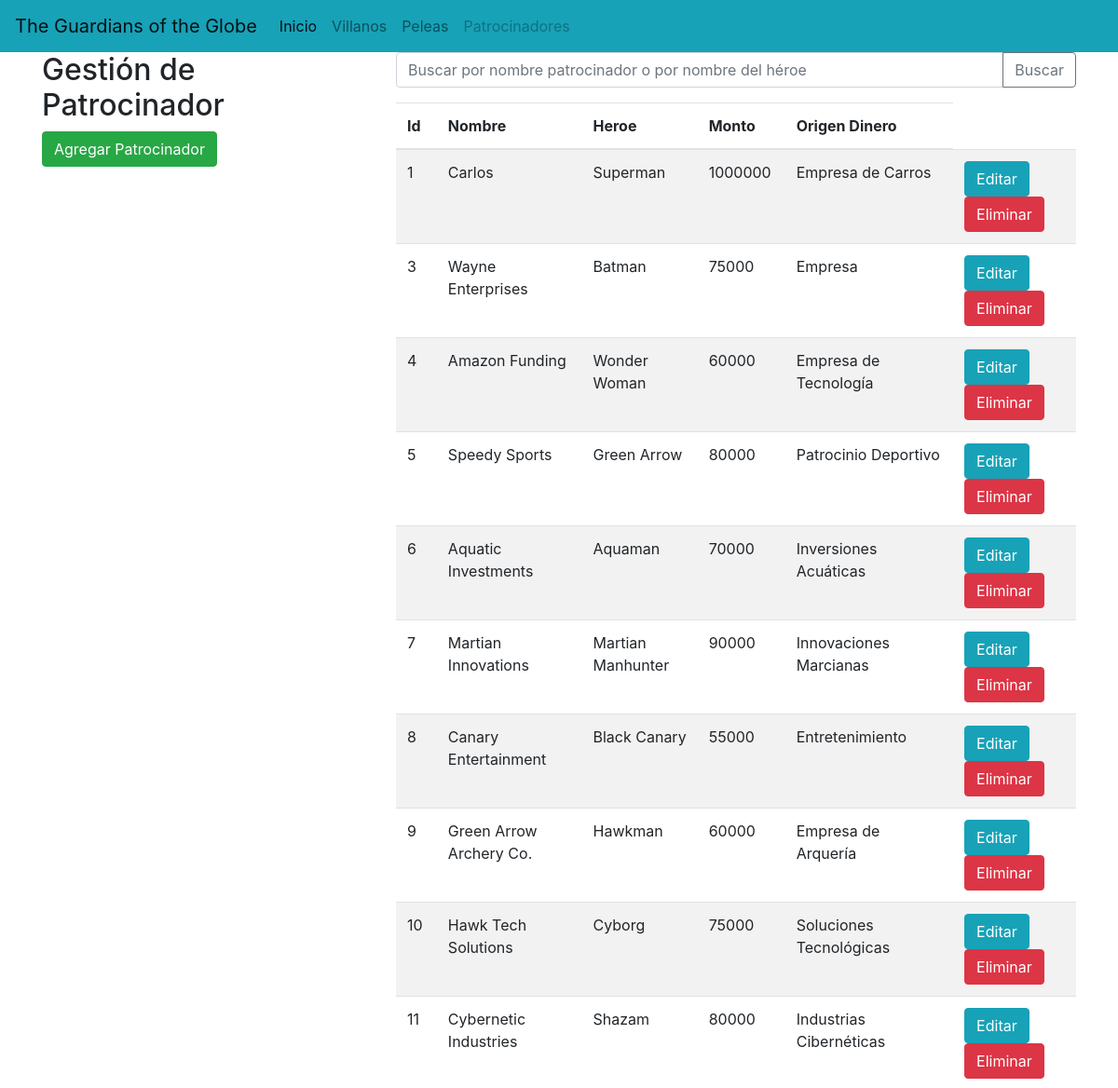
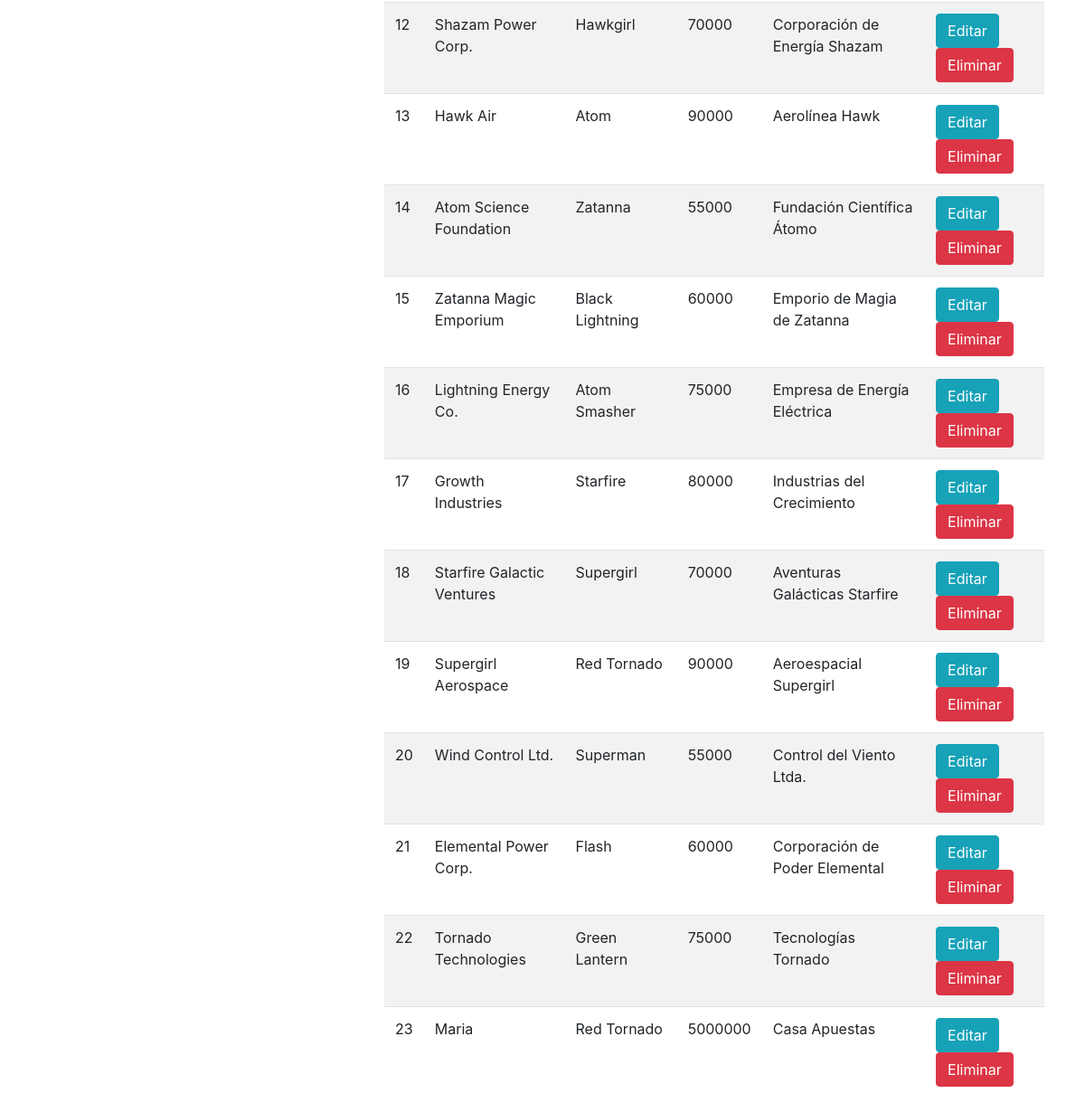
/gestionPatrocinador/, run on the app's committed database (2 pictures, top to bottom).
### Aplicaciones/reto/models.py (models this page shows)
class Patrocinador(models.Model):
    id_patrocinador = models.AutoField(primary_key=True)
    nombre = models.CharField(max_length=100)
    id_heroe = models.ForeignKey(Heroe, on_delete=models.CASCADE)
    monto = models.PositiveSmallIntegerField(null=True)
    origenDinero = models.CharField(max_length=100)

class Heroe(models.Model):
    id_heroe = models.AutoField(primary_key=True)
    nombre = models.CharField(max_length=100)
    edad = models.PositiveSmallIntegerField(null=True)
    origen = models.CharField(max_length=100)
    habilidades = models.TextField(blank=True)
    debilidad = models.TextField(blank=True)

### Aplicaciones/reto/views.py (the view)
# urls.py: path('gestionPatrocinador/', views.gestion_patrocinador, name='gestion_patrocinador'),
def gestion_patrocinador(request):
    patrocinadores = Patrocinador.objects.all()
    return render(request, "gestionPatrocinador.html", {"patrocinador": patrocinadores})

### Aplicaciones/reto/templates/gestionPatrocinador.html (shortened to what this page needs)
{% extends "base.html" %}
{% block body %}
<div class="row">
    <div class="col-12 col-md-6 col-lg-4">
        <h2>Gestión de Patrocinador</h2>
        <button class="btn btn-success" data-toggle="modal" data-target="#patrocinadorModal">Agregar Patrocinador</button>
    </div>
    <div class="col-12 col-md-6 col-lg-8">
        <form method="get" action="{% url 'buscarPatrocinador' %}">
            <div class="input-group mb-3">
                <input type="text" class="form-control" placeholder="Buscar por nombre patrocinador o por nombre del héroe" name="q" id="searchInput" value="{{ request.GET.q }}">
                <div class="input-group-append">
                    <button class="btn btn-outline-secondary" type="submit">Buscar</button>
                </div>
            </div>
        </form>
        <div class="table-responsive">
            <table class="table table-striped">
                <thead>
                    <tr>
                        <th>Id</th>
                        <th>Nombre</th>
                        <th>Heroe</th>
                        <th>Monto</th>
                        <th>Origen Dinero</th>
                    </tr>
                </thead>
                <tbody>
                    {% if resultados_busqueda %}
                        {% for p in resultados_busqueda %}
                            <tr>
                                <td>{{ p.id_patrocinador }}</td>
                                <td>{{ p.nombre }}</td>
                                <td>{{ p.id_heroe.nombre }}</td>
                                <td>{{ p.monto }}</td>
                                <td>{{ p.origenDinero }}</td>
                                <td>
                                    <a href="#" class="btn btn-info" data-toggle="modal" data-target="#editarPatrocinadorModal{{ p.id_patrocinador }}">Editar</a>
                                    <a href="{% url 'eliminar_patrocinador' p.id_patrocinador %}" class="btn btn-danger">Eliminar</a>
                                </td>
                            </tr>
                        {% endfor %}
                    {% else %}
                        {% for p in patrocinador %}
                            <tr>
                                <td>{{ p.id_patrocinador }}</td>
                                <td>{{ p.nombre }}</td>
                                <td>{{ p.id_heroe.nombre }}</td>
                                <td>{{ p.monto }}</td>
                                <td>{{ p.origenDinero }}</td>
                                <td>
                                    <a href="#" class="btn btn-info" data-toggle="modal" data-target="#editarPatrocinadorModal{{ p.id_patrocinador }}">Editar</a>
                                    <a href="{% url 'eliminar_patrocinador' p.id_patrocinador %}" class="btn btn-danger">Eliminar</a>
                                </td>
                            </tr>
                        {% endfor %}
                    {% endif %}
                </tbody>
            </table>
        </div>
    </div>
</div>
{% endblock %}

### data on the page
Patrocinador: id_patrocinador "1", nombre "Carlos", id_heroe.nombre "Superman", monto "1000000", origenDinero "Empresa de Carros"
Patrocinador: id_patrocinador "3", nombre "Wayne Enterprises", id_heroe.nombre "Batman", monto "75000", origenDinero "Empresa"
Patrocinador: id_patrocinador "4", nombre "Amazon Funding", id_heroe.nombre "Wonder Woman", monto "60000", origenDinero "Empresa de Tecnología"
Patrocinador: id_patrocinador "5", nombre "Speedy Sports", id_heroe.nombre "Green Arrow", monto "80000", origenDinero "Patrocinio Deportivo"
Patrocinador: id_patrocinador "6", nombre "Aquatic Investments", id_heroe.nombre "Aquaman", monto "70000", origenDinero "Inversiones Acuáticas"
Patrocinador: id_patrocinador "7", nombre "Martian Innovations", id_heroe.nombre "Martian Manhunter", monto "90000", origenDinero "Innovaciones Marcianas"
Patrocinador: id_patrocinador "8", nombre "Canary Entertainment", id_heroe.nombre "Black Canary", monto "55000", origenDinero "Entretenimiento"
Patrocinador: id_patrocinador "9", nombre "Green Arrow Archery Co.", id_heroe.nombre "Hawkman", monto "60000", origenDinero "Empresa de Arquería"
Patrocinador: id_patrocinador "10", nombre "Hawk Tech Solutions", id_heroe.nombre "Cyborg", monto "75000", origenDinero "Soluciones Tecnológicas"
Patrocinador: id_patrocinador "11", nombre "Cybernetic Industries", id_heroe.nombre "Shazam", monto "80000", origenDinero "Industrias Cibernéticas"
Patrocinador: id_patrocinador "12", nombre "Shazam Power Corp.", id_heroe.nombre "Hawkgirl", monto "70000", origenDinero "Corporación de Energía Shazam"
Patrocinador: id_patrocinador "13", nombre "Hawk Air", id_heroe.nombre "Atom", monto "90000", origenDinero "Aerolínea Hawk"
Patrocinador: id_patrocinador "14", nombre "Atom Science Foundation", id_heroe.nombre "Zatanna", monto "55000", origenDinero "Fundación Científica Átomo"
Patrocinador: id_patrocinador "15", nombre "Zatanna Magic Emporium", id_heroe.nombre "Black Lightning", monto "60000", origenDinero "Emporio de Magia de Zatanna"
Patrocinador: id_patrocinador "16", nombre "Lightning Energy Co.", id_heroe.nombre "Atom Smasher", monto "75000", origenDinero "Empresa de Energía Eléctrica"
Patrocinador: id_patrocinador "17", nombre "Growth Industries", id_heroe.nombre "Starfire", monto "80000", origenDinero "Industrias del Crecimiento"
Patrocinador: id_patrocinador "18", nombre "Starfire Galactic Ventures", id_heroe.nombre "Supergirl", monto "70000", origenDinero "Aventuras Galácticas Starfire"
Patrocinador: id_patrocinador "19", nombre "Supergirl Aerospace", id_heroe.nombre "Red Tornado", monto "90000", origenDinero "Aeroespacial Supergirl"
Patrocinador: id_patrocinador "20", nombre "Wind Control Ltd.", id_heroe.nombre "Superman", monto "55000", origenDinero "Control del Viento Ltda."
Patrocinador: id_patrocinador "21", nombre "Elemental Power Corp.", id_heroe.nombre "Flash", monto "60000", origenDinero "Corporación de Poder Elemental"
Patrocinador: id_patrocinador "22", nombre "Tornado Technologies", id_heroe.nombre "Green Lantern", monto "75000", origenDinero "Tecnologías Tornado"
Patrocinador: id_patrocinador "23", nombre "Maria", id_heroe.nombre "Red Tornado", monto "5000000", origenDinero "Casa Apuestas"
